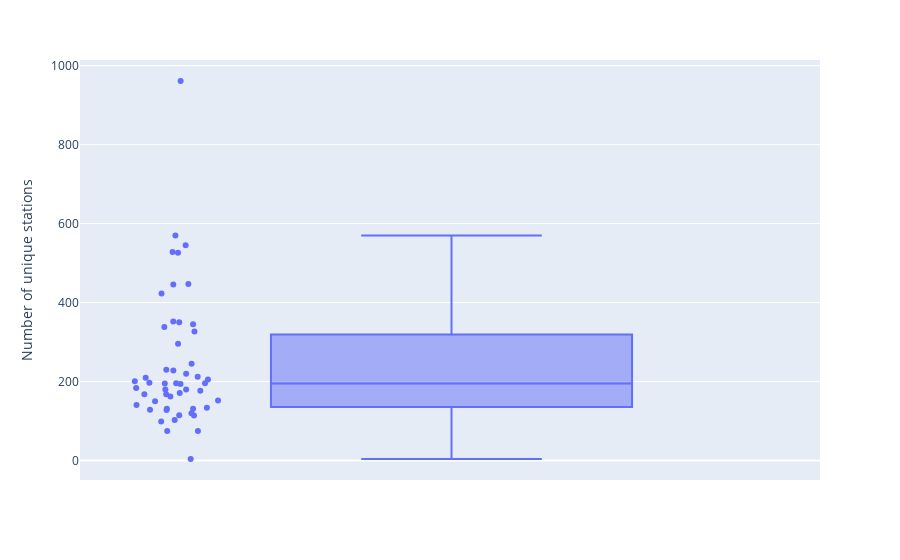

This figure's notebook cell:
### Markdown cell above
From the table above, it could be observed that the number of unique stations in each state varies largely. Let's take a look at the box plot for num_unique_stations.

### Code cell
px.box(num_unique_stations, y="num_unique_stations", 
       points="all",
       labels={"num_unique_stations": "Number of unique stations"},
       hover_data=["fips_state_code"])

### Figure 1 — Plotly figure (JSON) as saved in the notebook; plotly's stock layout.template omitted (floating-point values rounded to 4 significant figures)
{"data": [{"alignmentgroup": "True", "boxpoints": "all", "customdata": [["01"], ["02"], ["04"], ["05"], ["06"], ["08"], ["09"], ["10"], ["11"], ["12"], ["13"], ["15"], ["16"], ["17"], ["18"], ["19"], ["20"], ["21"], ["22"], ["23"], ["24"], ["25"], ["26"], ["27"], ["28"], ["29"], ["30"], ["31"], ["32"], ["33"], ["34"], ["35"], ["36"], ["37"], ["38"], ["39"], ["40"], ["41"], ["42"], ["44"], ["45"], ["46"], ["47"], ["48"], ["49"], ["50"], ["51"], ["53"], ["54"], ["55"], ["56"]], "hovertemplate": "Number of unique stations=%{y}<br>fips_state_code=%{customdata[0]}<extra></extra>", "legendgroup": "", "marker": {"color": "#636efa"}, "name": "", "notched": false, "offsetgroup": "", "orientation": "v", "showlegend": false, "type": "box", "x0": " ", "xaxis": "x", "y": [296, 210, 526, 115, 570, 212, 75, 168, 4, 545, 446, 152, 423, 205, 171, 201, 196, 162, 120, 129, 150, 103, 245, 177, 194, 168, 197, 99, 196, 195, 75, 228, 345, 134, 128, 352, 180, 350, 180, 184, 131, 131, 114, 528, 220, 230, 961, 327, 141, 447, 338], "y0": " ", "yaxis": "y"}], "layout": {"boxmode": "group", "legend": {"tracegroupgap": 0}, "margin": {"t": 60}, "xaxis": {"anchor": "y", "domain": [0, 1]}, "yaxis": {"anchor": "x", "domain": [0, 1], "title": {"text": "Number of unique stations"}}}}
